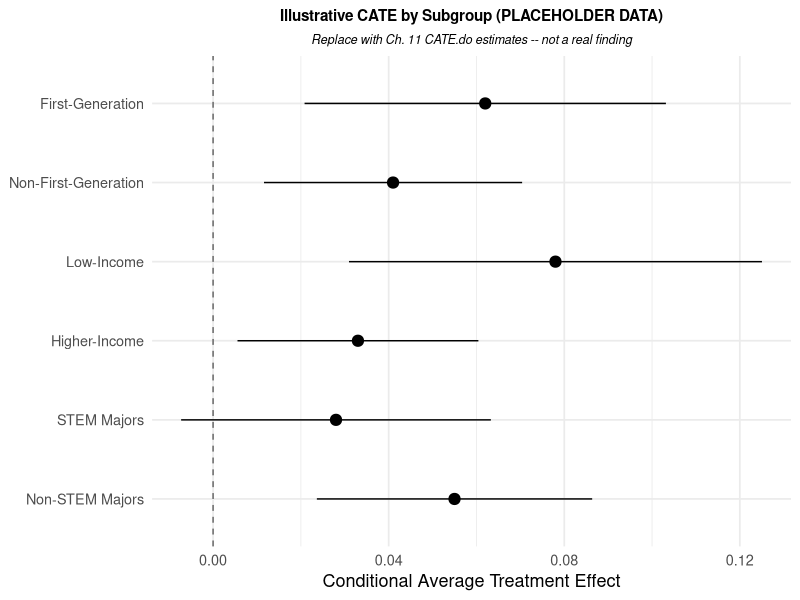
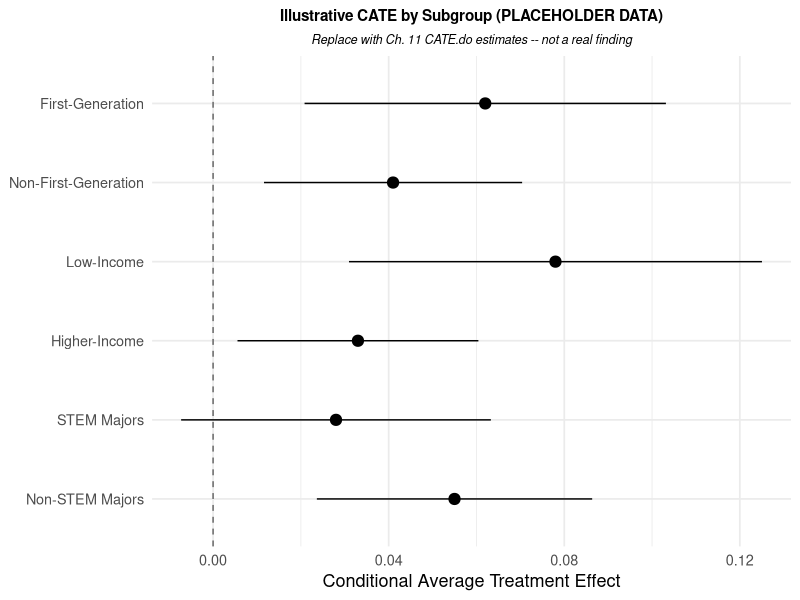
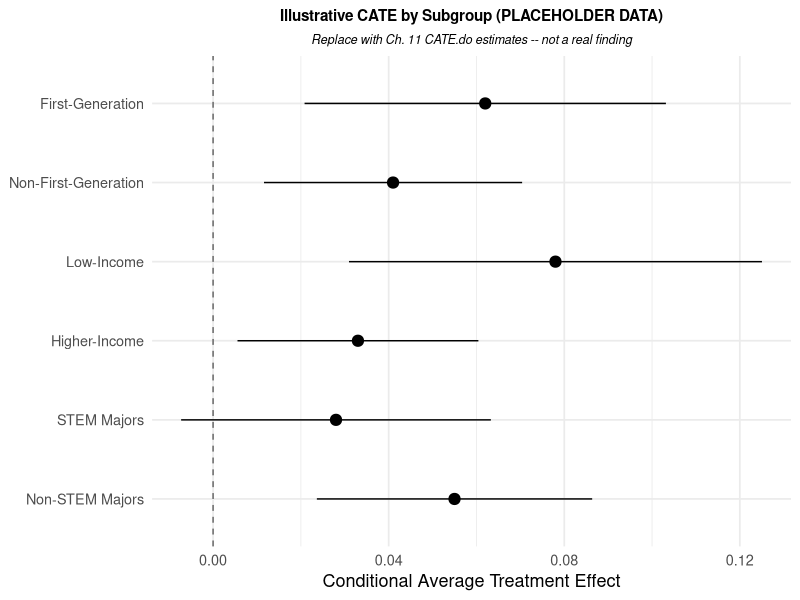

Write R code to recreate these figures, in order.
#=========================================================================
# MTE_CATE_Plots13.R
# Section 13.7: Presenting IV, CATE, and MTE Results
# R translation of MTE_CATE_Plots13.do
#
# NOTE: matching the Stata original, almost this entire file is
# documented placeholder/sketch code pending Ch. 11/12 finalization --
# only the illustrative CATE forest plot (13.7.2, placeholder data) is
# actually executable in either language. Sections 13.7.1, 13.7.2a, and
# 13.7.3 are carried forward as NOTE-only stubs, exactly as they exist
# in MTE_CATE_Plots13.do, rather than fabricating results neither
# language has produced yet.
#=========================================================================

if (!exists("root_dir")) {
  # Mirrors Stata_code13.do's own username-conditional path logic
  # (`if c(username) == "marvi"`) -- defaults to the real Chapter 13
  # folder on the author's machine regardless of R's current working
  # directory, and falls back to getwd() for anyone else running this
  # standalone.
  if (Sys.getenv("USERNAME") == "marvi") {
    root_dir <- "C:/Users/marvi/Dropbox/Book/2nd Edition/Chapter 13"
    data_dir <- file.path(root_dir, "Data", "Stata")  # matches Stata's global data_dir
  } else {
    root_dir <- getwd()
    data_dir <- file.path(root_dir, "Data")
  }
  graphs_dir <- file.path(root_dir, "Output", "figures")
  tables_dir <- file.path(root_dir, "Output", "tables")
  logdir     <- file.path(root_dir, "Output", "logs")
}

suppressPackageStartupMessages({
  library(dplyr)
  library(ggplot2)
})

cat("MTE_CATE_Plots13.R running:", format(Sys.time()), "\n")

pubexport <- function(p, gname, w = 8, h = 5.5) {
  # NOTE: slightly shorter default height than the chapter's other
  # pubexport() copies (h = 5.8 elsewhere) -- intentional, not drift:
  # this section's illustrative CATE/MTE curves read cleanly at a
  # slightly flatter aspect. See Technical Appendix 13 for the
  # cross-script comparison of all pubexport() defaults used in this
  # chapter.
  ggsave(file.path(graphs_dir, paste0(gname, "_R.svg")), p, width = w, height = h)
  ggsave(file.path(graphs_dir, paste0(gname, "_R.pdf")), p, width = w, height = h)
  ggsave(file.path(graphs_dir, paste0(gname, "_R.png")), p, width = w, height = h, dpi = 300)
  # Register the live ggplot object (keyed by its canonical export
  # name, not its R variable name) for PolicymakerDeck13.R to pull
  # from later -- avoids the variable-name-collision risk that would
  # occur if the deck script instead grabbed figures by loose global
  # variable name (e.g. "fig13_15" is reused across two different
  # sub-scripts for two different figures).
  if (exists("fig13_registry", envir = .GlobalEnv)) {
    assign(gname, p, envir = get("fig13_registry", envir = .GlobalEnv))
  }
}

#=========================================================================
# 13.7.1 IV/2SLS: First-Stage Strength and Reduced-Form Visuals
#=========================================================================
# NOTE -- NEW CODE NEEDED (matches Stata original -- no executable code
# exists yet in either language). Pull from Ch. 11 (ivregress 2sls model
# on the B&B synthetic data). R equivalent would use AER::ivreg(), e.g.:
#
#   library(AER)
#   fit_iv <- ivreg(completion ~ treatment_var + controls |
#                      state_ga_funding + controls, data = ...)
#   summary(fit_iv, diagnostics = TRUE)  # first-stage F-stat via diagnostics
#
# AER is CRAN-standard and confirmed installable/available in this
# environment -- ready to implement once the Ch. 11 model is finalized.

#=========================================================================
# 13.7.2 CATE by Subgroup (margins-based)
#=========================================================================
# NOTE -- NEW CODE NEEDED (real version), matching Stata original. Pull
# from Ch. 11 CATE.do once available.
#
#-------------------------------------------------------------------------
# ILLUSTRATIVE DEMONSTRATION (placeholder data) -- mirrors the Stata
# original exactly: clearly-synthetic subgroup values so the figure runs
# today. Replace with actual per-subgroup CATE point estimates and SEs
# from Ch. 11's CATE.do the moment those are available. NOT a real
# finding.
#-------------------------------------------------------------------------
cate_illus <- data.frame(
  subgroup = c("First-Generation", "Non-First-Generation", "Low-Income",
               "Higher-Income", "STEM Majors", "Non-STEM Majors"),
  cate = c(0.062, 0.041, 0.078, 0.033, 0.028, 0.055),
  se   = c(0.021, 0.015, 0.024, 0.014, 0.018, 0.016)
) %>%
  mutate(
    lo = cate - 1.96 * se,
    hi = cate + 1.96 * se,
    # preserve intended display order (not alphabetical -- matches
    # Stata's explicit label-order construction, avoiding "encode"'s
    # alphabetizing behavior)
    subgroup = factor(subgroup, levels = rev(subgroup))
  )

fig13_15 <- ggplot(cate_illus, aes(x = cate, y = subgroup)) +
  geom_vline(xintercept = 0, linetype = "dashed", color = "gray40") +
  geom_pointrange(aes(xmin = lo, xmax = hi), size = 0.7, color = "black") +
  labs(title = "Illustrative CATE by Subgroup (PLACEHOLDER DATA)",
       subtitle = "Replace with Ch. 11 CATE.do estimates -- not a real finding",
       x = "Conditional Average Treatment Effect", y = NULL) +
  theme_minimal(base_size = 13) +
  theme(plot.title = element_text(face = "bold", hjust = 0.5, size = 11),
        plot.subtitle = element_text(hjust = 0.5, size = 9, face = "italic"))

pubexport(fig13_15, "fig13_15_cate_illus")

#=========================================================================
# 13.7.2a Official CATE Workflow (Stata 19 cate/categraph)
#=========================================================================
# NOTE -- NEW CODE NEEDED (matches Stata original). No direct R
# equivalent of Stata 19's native cate/categraph command exists; the
# closest CRAN-standard substitute is the `grf` (generalized random
# forests) package's causal_forest() + best_linear_projection(), or
# marginaleffects::avg_comparisons() with a flexible ML nuisance model.
# Both are legitimate substitutes but represent a different estimator
# family than Stata's cate command -- confirm the intended nuisance-model
# approach (lasso vs. random forest) against the Ch. 11 MTE model's own
# assumptions before implementing, exactly as the Stata original flags.

#=========================================================================
# 13.7.3 MTE and MPRTE Curves
#=========================================================================
# NOTE -- NEW CODE NEEDED (matches Stata original). Pull from Ch. 11
# MTE_MPRTE.do (mtefe output). R equivalent once available:
#
#   ggplot(mte_df, aes(x = u_support)) +
#     geom_ribbon(aes(ymin = mte_lo, ymax = mte_hi), fill = "gray80") +
#     geom_line(aes(y = mte_hat), color = "black") +
#     labs(x = "Unobserved Resistance to Treatment (u)",
#          y = "Marginal Treatment Effect")

#=========================================================================
# 13.7.4 Policy-Relevant Treatment Effect (PRTE) Summary Table
#=========================================================================
# NOTE -- table content lives in EstimationTables13.R; this file supplies
# the underlying PRTE point estimates from the Ch. 12 Grad PLUS cap
# application, once available (matches Stata original).

cat("MTE_CATE_Plots13.R completed:", format(Sys.time()), "\n")
cat("NOTE: Sections 13.7.1, 13.7.2a, 13.7.3 are documented stubs,\n")
cat("matching the Stata original's own incomplete state.\n")
